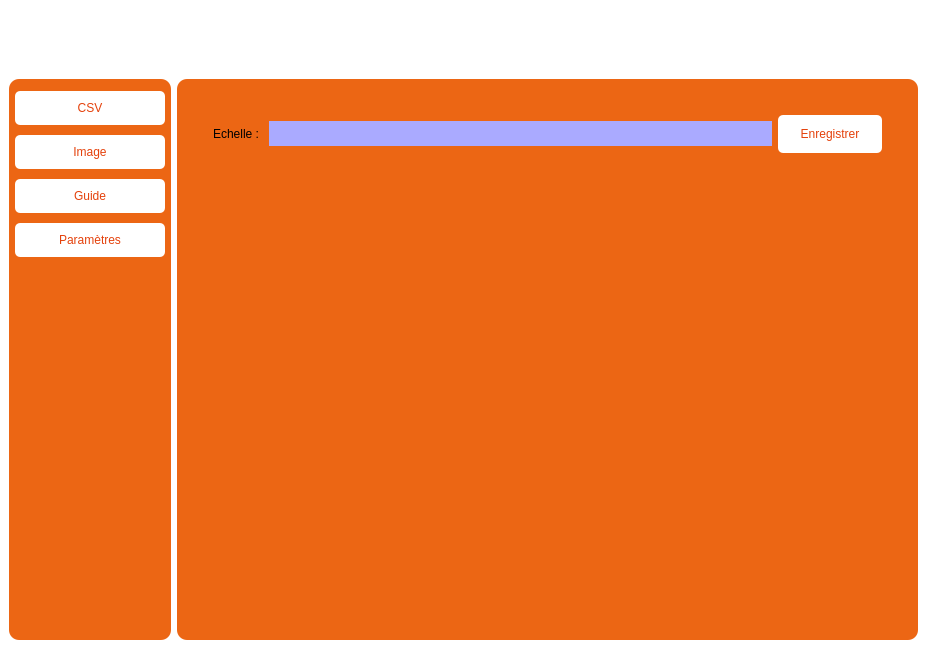
<?xml version="1.0" encoding="UTF-8"?>
<ui version="4.0">
 <class>MainWindow</class>
 <widget class="QMainWindow" name="MainWindow">
  <property name="geometry">
   <rect>
    <x>0</x>
    <y>0</y>
    <width>927</width>
    <height>649</height>
   </rect>
  </property>
  <property name="sizePolicy">
   <sizepolicy hsizetype="Preferred" vsizetype="Preferred">
    <horstretch>0</horstretch>
    <verstretch>0</verstretch>
   </sizepolicy>
  </property>
  <property name="sizeIncrement">
   <size>
    <width>0</width>
    <height>0</height>
   </size>
  </property>
  <property name="windowTitle">
   <string>MainWindow</string>
  </property>
  <property name="styleSheet">
   <string notr="true">alternate-background-color: rgb(255, 125, 11);</string>
  </property>
  <widget class="QWidget" name="centralwidget">
   <property name="styleSheet">
    <string notr="true">*{
	border: none;
	background-color: transparent;
	color: #000000;
}
#centralwidget{
	background-color: rgb(255, 255, 255);
}
#side_menu{
	background-color: rgb(236, 102, 20);
	border-radius: 10px;
}
.QPushButton{
	padding: 10px;
	background-color:  rgb(255, 255, 255);
	border-radius: 5px;
	color:  #E4410B;
}
.QPushButton:hover{
	background-color:  #EFEFF1;
	color: var(#EDEDF1);
}
#main_body{
	background-color: rgb(236, 102, 20);
	border-radius: 10px;
	color: #000000;
	
}
.QTableWidget {
    background-color: #f7f7f7; /* Couleur de fond */
    border: 1px solid #d1d1d1; /* Bordure */
    gridline-color: #d1d1d1; /* Couleur des lignes de grille */

    selection-background-color: #a6c9e2; /* Couleur de fond de la sélection */
    selection-color: #000000; /* Couleur du texte de la sélection */
}

.QTableWidget::item {
    padding: 5px; /* Espacement intérieur des cellules */
}

.QHeaderView::section {
    background-color: #f7f7f7; /* Couleur de fond de l'en-tête */
    border: 1px solid #d1d1d1; /* Bordure de l'en-tête */
    padding: 2px; /* Espacement intérieur de l'en-tête */
    font-weight: bold; /* Style de police de l'en-tête */
}

.QHeaderView::section:checked {
    background-color: #a6c9e2; /* Couleur de fond de la case cochée de l'en-tête */
}

.QTableWidget::horizontalHeader {
    border-bottom: 1px solid #d1d1d1; /* Bordure inférieure de l'en-tête horizontal */
}

.QTableWidget::verticalHeader {
    border-right: 1px solid #d1d1d1; /* Bordure droite de l'en-tête vertical */
}

.QTableWidget::item:selected {
    background-color: #a6c9e2; /* Couleur de fond des cellules sélectionnées */
    color: #000000; /* Couleur du texte des cellules sélectionnées */
}

#pushButton_10{
	background-color:#000000;
}

</string>
   </property>
   <layout class="QVBoxLayout" name="verticalLayout_3">
    <item>
     <widget class="QFrame" name="header">
      <property name="minimumSize">
       <size>
        <width>0</width>
        <height>56</height>
       </size>
      </property>
      <property name="maximumSize">
       <size>
        <width>16777215</width>
        <height>58</height>
       </size>
      </property>
      <property name="frameShape">
       <enum>QFrame::StyledPanel</enum>
      </property>
      <property name="frameShadow">
       <enum>QFrame::Raised</enum>
      </property>
      <layout class="QHBoxLayout" name="horizontalLayout_3">
       <property name="spacing">
        <number>0</number>
       </property>
       <property name="leftMargin">
        <number>0</number>
       </property>
       <property name="topMargin">
        <number>0</number>
       </property>
       <property name="rightMargin">
        <number>0</number>
       </property>
       <property name="bottomMargin">
        <number>0</number>
       </property>
       <item alignment="Qt::AlignLeft">
        <widget class="QFrame" name="frame">
         <property name="frameShape">
          <enum>QFrame::StyledPanel</enum>
         </property>
         <property name="frameShadow">
          <enum>QFrame::Raised</enum>
         </property>
         <layout class="QHBoxLayout" name="horizontalLayout_5">
          <property name="spacing">
           <number>0</number>
          </property>
          <property name="leftMargin">
           <number>0</number>
          </property>
          <property name="topMargin">
           <number>0</number>
          </property>
          <property name="rightMargin">
           <number>0</number>
          </property>
          <property name="bottomMargin">
           <number>0</number>
          </property>
          <item>
           <widget class="QLabel" name="label_3">
            <property name="maximumSize">
             <size>
              <width>305</width>
              <height>16777199</height>
             </size>
            </property>
            <property name="text">
             <string/>
            </property>
            <property name="pixmap">
             <pixmap resource="../res/resources.qrc">:/Image/Etex_Germany_Exteriors_Logo.jpg</pixmap>
            </property>
            <property name="scaledContents">
             <bool>true</bool>
            </property>
           </widget>
          </item>
         </layout>
        </widget>
       </item>
       <item>
        <widget class="QFrame" name="frame_3">
         <property name="frameShape">
          <enum>QFrame::StyledPanel</enum>
         </property>
         <property name="frameShadow">
          <enum>QFrame::Raised</enum>
         </property>
         <layout class="QHBoxLayout" name="horizontalLayout_4">
          <item>
           <widget class="QLabel" name="label">
            <property name="font">
             <font>
              <pointsize>15</pointsize>
              <bold>true</bold>
             </font>
            </property>
            <property name="text">
             <string/>
            </property>
            <property name="alignment">
             <set>Qt::AlignCenter</set>
            </property>
           </widget>
          </item>
         </layout>
        </widget>
       </item>
      </layout>
     </widget>
    </item>
    <item>
     <widget class="QFrame" name="frame_2">
      <property name="sizePolicy">
       <sizepolicy hsizetype="Preferred" vsizetype="Expanding">
        <horstretch>0</horstretch>
        <verstretch>0</verstretch>
       </sizepolicy>
      </property>
      <property name="frameShape">
       <enum>QFrame::StyledPanel</enum>
      </property>
      <property name="frameShadow">
       <enum>QFrame::Raised</enum>
      </property>
      <layout class="QHBoxLayout" name="horizontalLayout_2">
       <property name="spacing">
        <number>6</number>
       </property>
       <property name="leftMargin">
        <number>0</number>
       </property>
       <property name="topMargin">
        <number>8</number>
       </property>
       <property name="rightMargin">
        <number>0</number>
       </property>
       <property name="bottomMargin">
        <number>0</number>
       </property>
       <item>
        <widget class="QFrame" name="side_menu">
         <property name="frameShape">
          <enum>QFrame::StyledPanel</enum>
         </property>
         <property name="frameShadow">
          <enum>QFrame::Raised</enum>
         </property>
         <layout class="QVBoxLayout" name="verticalLayout_4" stretch="0">
          <property name="spacing">
           <number>6</number>
          </property>
          <property name="leftMargin">
           <number>6</number>
          </property>
          <property name="topMargin">
           <number>6</number>
          </property>
          <property name="rightMargin">
           <number>6</number>
          </property>
          <property name="bottomMargin">
           <number>6</number>
          </property>
          <item alignment="Qt::AlignTop">
           <widget class="QFrame" name="frame_4">
            <property name="minimumSize">
             <size>
              <width>150</width>
              <height>0</height>
             </size>
            </property>
            <property name="maximumSize">
             <size>
              <width>150</width>
              <height>16777215</height>
             </size>
            </property>
            <property name="frameShape">
             <enum>QFrame::StyledPanel</enum>
            </property>
            <property name="frameShadow">
             <enum>QFrame::Raised</enum>
            </property>
            <layout class="QVBoxLayout" name="verticalLayout_5">
             <property name="spacing">
              <number>10</number>
             </property>
             <property name="leftMargin">
              <number>0</number>
             </property>
             <property name="topMargin">
              <number>6</number>
             </property>
             <property name="rightMargin">
              <number>0</number>
             </property>
             <property name="bottomMargin">
              <number>0</number>
             </property>
             <item>
              <widget class="QPushButton" name="pushButton_3">
               <property name="cursor">
                <cursorShape>PointingHandCursor</cursorShape>
               </property>
               <property name="text">
                <string>CSV</string>
               </property>
              </widget>
             </item>
             <item>
              <widget class="QPushButton" name="pushButton_4">
               <property name="cursor">
                <cursorShape>PointingHandCursor</cursorShape>
               </property>
               <property name="text">
                <string>Image</string>
               </property>
              </widget>
             </item>
             <item>
              <widget class="QPushButton" name="pushButton_2">
               <property name="cursor">
                <cursorShape>PointingHandCursor</cursorShape>
               </property>
               <property name="text">
                <string>Guide</string>
               </property>
              </widget>
             </item>
             <item>
              <widget class="QPushButton" name="pushButton_5">
               <property name="cursor">
                <cursorShape>PointingHandCursor</cursorShape>
               </property>
               <property name="text">
                <string>Paramètres</string>
               </property>
              </widget>
             </item>
            </layout>
           </widget>
          </item>
         </layout>
        </widget>
       </item>
       <item>
        <widget class="QFrame" name="main_body">
         <property name="sizePolicy">
          <sizepolicy hsizetype="Expanding" vsizetype="Preferred">
           <horstretch>0</horstretch>
           <verstretch>0</verstretch>
          </sizepolicy>
         </property>
         <property name="frameShape">
          <enum>QFrame::StyledPanel</enum>
         </property>
         <property name="frameShadow">
          <enum>QFrame::Raised</enum>
         </property>
         <layout class="QHBoxLayout" name="horizontalLayout_6">
          <item>
           <widget class="QStackedWidget" name="stackedWidget">
            <property name="currentIndex">
             <number>3</number>
            </property>
            <widget class="QWidget" name="page_0">
             <layout class="QHBoxLayout" name="horizontalLayout_7">
              <item>
               <widget class="QFrame" name="frame_8">
                <property name="sizeIncrement">
                 <size>
                  <width>100</width>
                  <height>100</height>
                 </size>
                </property>
                <property name="baseSize">
                 <size>
                  <width>200</width>
                  <height>200</height>
                 </size>
                </property>
                <property name="frameShape">
                 <enum>QFrame::StyledPanel</enum>
                </property>
                <property name="frameShadow">
                 <enum>QFrame::Raised</enum>
                </property>
                <layout class="QFormLayout" name="formLayout">
                 <item row="0" column="0" colspan="2">
                  <widget class="QLabel" name="label_2">
                   <property name="minimumSize">
                    <size>
                     <width>200</width>
                     <height>200</height>
                    </size>
                   </property>
                   <property name="maximumSize">
                    <size>
                     <width>1000</width>
                     <height>1000</height>
                    </size>
                   </property>
                   <property name="sizeIncrement">
                    <size>
                     <width>10</width>
                     <height>10</height>
                    </size>
                   </property>
                   <property name="baseSize">
                    <size>
                     <width>200</width>
                     <height>200</height>
                    </size>
                   </property>
                   <property name="text">
                    <string/>
                   </property>
                   <property name="pixmap">
                    <pixmap resource="../res/resources.qrc">:/Image/fondAccueil.png</pixmap>
                   </property>
                   <property name="scaledContents">
                    <bool>true</bool>
                   </property>
                  </widget>
                 </item>
                </layout>
               </widget>
              </item>
             </layout>
            </widget>
            <widget class="QWidget" name="page_1">
             <layout class="QVBoxLayout" name="verticalLayout">
              <item>
               <layout class="QVBoxLayout" name="verticalLayout_8">
                <item>
                 <layout class="QHBoxLayout" name="horizontalLayout">
                  <item>
                   <layout class="QVBoxLayout" name="verticalLayout_9">
                    <item>
                     <widget class="QProgressBar" name="progressBar_2">
                      <property name="minimumSize">
                       <size>
                        <width>0</width>
                        <height>25</height>
                       </size>
                      </property>
                      <property name="value">
                       <number>0</number>
                      </property>
                      <property name="textVisible">
                       <bool>false</bool>
                      </property>
                     </widget>
                    </item>
                   </layout>
                  </item>
                  <item>
                   <widget class="QPushButton" name="importer_button">
                    <property name="cursor">
                     <cursorShape>PointingHandCursor</cursorShape>
                    </property>
                    <property name="text">
                     <string>Importer un tableau (.csv)</string>
                    </property>
                   </widget>
                  </item>
                  <item>
                   <widget class="QPushButton" name="pushButton_6">
                    <property name="cursor">
                     <cursorShape>PointingHandCursor</cursorShape>
                    </property>
                    <property name="text">
                     <string>Traiter</string>
                    </property>
                   </widget>
                  </item>
                 </layout>
                </item>
                <item>
                 <widget class="QTableWidget" name="tableWidget">
                  <property name="styleSheet">
                   <string notr="true"/>
                  </property>
                 </widget>
                </item>
               </layout>
              </item>
             </layout>
            </widget>
            <widget class="QWidget" name="page_3">
             <property name="sizeIncrement">
              <size>
               <width>0</width>
               <height>0</height>
              </size>
             </property>
             <property name="baseSize">
              <size>
               <width>0</width>
               <height>0</height>
              </size>
             </property>
             <layout class="QHBoxLayout" name="horizontalLayout_10">
              <item>
               <widget class="QFrame" name="frame_5">
                <property name="minimumSize">
                 <size>
                  <width>271</width>
                  <height>300</height>
                 </size>
                </property>
                <property name="sizeIncrement">
                 <size>
                  <width>0</width>
                  <height>0</height>
                 </size>
                </property>
                <property name="frameShape">
                 <enum>QFrame::StyledPanel</enum>
                </property>
                <property name="frameShadow">
                 <enum>QFrame::Raised</enum>
                </property>
                <layout class="QVBoxLayout" name="verticalLayout_6">
                 <item>
                  <widget class="QFrame" name="frame_6">
                   <property name="sizePolicy">
                    <sizepolicy hsizetype="Preferred" vsizetype="Preferred">
                     <horstretch>0</horstretch>
                     <verstretch>0</verstretch>
                    </sizepolicy>
                   </property>
                   <property name="minimumSize">
                    <size>
                     <width>582</width>
                     <height>60</height>
                    </size>
                   </property>
                   <property name="maximumSize">
                    <size>
                     <width>16777215</width>
                     <height>60</height>
                    </size>
                   </property>
                   <property name="sizeIncrement">
                    <size>
                     <width>0</width>
                     <height>0</height>
                    </size>
                   </property>
                   <property name="layoutDirection">
                    <enum>Qt::LeftToRight</enum>
                   </property>
                   <property name="autoFillBackground">
                    <bool>false</bool>
                   </property>
                   <property name="frameShape">
                    <enum>QFrame::StyledPanel</enum>
                   </property>
                   <property name="frameShadow">
                    <enum>QFrame::Raised</enum>
                   </property>
                   <layout class="QHBoxLayout" name="horizontalLayout_8">
                    <property name="leftMargin">
                     <number>0</number>
                    </property>
                    <item>
                     <widget class="QFrame" name="frame_7">
                      <property name="frameShape">
                       <enum>QFrame::StyledPanel</enum>
                      </property>
                      <property name="frameShadow">
                       <enum>QFrame::Raised</enum>
                      </property>
                      <layout class="QVBoxLayout" name="verticalLayout_7">
                       <item>
                        <widget class="QProgressBar" name="progressBar">
                         <property name="minimumSize">
                          <size>
                           <width>0</width>
                           <height>25</height>
                          </size>
                         </property>
                         <property name="font">
                          <font>
                           <pointsize>12</pointsize>
                           <bold>true</bold>
                           <kerning>true</kerning>
                          </font>
                         </property>
                         <property name="styleSheet">
                          <string notr="true"/>
                         </property>
                         <property name="value">
                          <number>0</number>
                         </property>
                         <property name="textVisible">
                          <bool>false</bool>
                         </property>
                         <property name="orientation">
                          <enum>Qt::Horizontal</enum>
                         </property>
                         <property name="invertedAppearance">
                          <bool>false</bool>
                         </property>
                        </widget>
                       </item>
                      </layout>
                     </widget>
                    </item>
                    <item>
                     <widget class="QPushButton" name="pushButton_9">
                      <property name="enabled">
                       <bool>true</bool>
                      </property>
                      <property name="sizePolicy">
                       <sizepolicy hsizetype="Preferred" vsizetype="Preferred">
                        <horstretch>0</horstretch>
                        <verstretch>0</verstretch>
                       </sizepolicy>
                      </property>
                      <property name="minimumSize">
                       <size>
                        <width>100</width>
                        <height>0</height>
                       </size>
                      </property>
                      <property name="maximumSize">
                       <size>
                        <width>120</width>
                        <height>43</height>
                       </size>
                      </property>
                      <property name="cursor">
                       <cursorShape>PointingHandCursor</cursorShape>
                      </property>
                      <property name="text">
                       <string>Insérer une image</string>
                      </property>
                     </widget>
                    </item>
                    <item>
                     <widget class="QPushButton" name="pushButton_8">
                      <property name="sizePolicy">
                       <sizepolicy hsizetype="Preferred" vsizetype="Preferred">
                        <horstretch>0</horstretch>
                        <verstretch>0</verstretch>
                       </sizepolicy>
                      </property>
                      <property name="minimumSize">
                       <size>
                        <width>100</width>
                        <height>0</height>
                       </size>
                      </property>
                      <property name="maximumSize">
                       <size>
                        <width>100</width>
                        <height>43</height>
                       </size>
                      </property>
                      <property name="cursor">
                       <cursorShape>PointingHandCursor</cursorShape>
                      </property>
                      <property name="text">
                       <string>Traiter</string>
                      </property>
                     </widget>
                    </item>
                   </layout>
                  </widget>
                 </item>
                 <item>
                  <widget class="QLabel" name="label_5">
                   <property name="sizePolicy">
                    <sizepolicy hsizetype="Preferred" vsizetype="Preferred">
                     <horstretch>0</horstretch>
                     <verstretch>0</verstretch>
                    </sizepolicy>
                   </property>
                   <property name="sizeIncrement">
                    <size>
                     <width>0</width>
                     <height>0</height>
                    </size>
                   </property>
                   <property name="text">
                    <string/>
                   </property>
                   <property name="pixmap">
                    <pixmap resource="../res/resources.qrc">:/Image/image.png</pixmap>
                   </property>
                   <property name="scaledContents">
                    <bool>false</bool>
                   </property>
                   <property name="alignment">
                    <set>Qt::AlignCenter</set>
                   </property>
                  </widget>
                 </item>
                </layout>
               </widget>
              </item>
             </layout>
            </widget>
            <widget class="QWidget" name="page_4">
             <layout class="QVBoxLayout" name="verticalLayout_13">
              <item>
               <widget class="QFrame" name="frame_11">
                <property name="frameShape">
                 <enum>QFrame::StyledPanel</enum>
                </property>
                <property name="frameShadow">
                 <enum>QFrame::Raised</enum>
                </property>
                <layout class="QVBoxLayout" name="verticalLayout_2">
                 <item alignment="Qt::AlignTop">
                  <widget class="QFrame" name="frame_12">
                   <property name="frameShape">
                    <enum>QFrame::StyledPanel</enum>
                   </property>
                   <property name="frameShadow">
                    <enum>QFrame::Raised</enum>
                   </property>
                   <layout class="QHBoxLayout" name="horizontalLayout_11">
                    <item>
                     <widget class="QLabel" name="label_7">
                      <property name="text">
                       <string>Echelle : </string>
                      </property>
                     </widget>
                    </item>
                    <item>
                     <widget class="QTextEdit" name="textEdit">
                      <property name="maximumSize">
                       <size>
                        <width>16777215</width>
                        <height>25</height>
                       </size>
                      </property>
                      <property name="styleSheet">
                       <string notr="true">background-color: rgb(170, 170, 255);</string>
                      </property>
                     </widget>
                    </item>
                    <item>
                     <widget class="QPushButton" name="pushButton">
                      <property name="minimumSize">
                       <size>
                        <width>104</width>
                        <height>38</height>
                       </size>
                      </property>
                      <property name="text">
                       <string>Enregistrer</string>
                      </property>
                     </widget>
                    </item>
                   </layout>
                  </widget>
                 </item>
                 <item>
                  <widget class="QLabel" name="label_6">
                   <property name="enabled">
                    <bool>false</bool>
                   </property>
                   <property name="text">
                    <string/>
                   </property>
                   <property name="scaledContents">
                    <bool>true</bool>
                   </property>
                  </widget>
                 </item>
                </layout>
               </widget>
              </item>
             </layout>
            </widget>
            <widget class="QWidget" name="page_5">
             <property name="minimumSize">
              <size>
               <width>614</width>
               <height>475</height>
              </size>
             </property>
            </widget>
            <widget class="QWidget" name="page_6">
             <layout class="QVBoxLayout" name="verticalLayout_11">
              <item>
               <layout class="QHBoxLayout" name="horizontalLayout_9">
                <item>
                 <widget class="QFrame" name="frame_9">
                  <property name="frameShape">
                   <enum>QFrame::StyledPanel</enum>
                  </property>
                  <property name="frameShadow">
                   <enum>QFrame::Raised</enum>
                  </property>
                  <layout class="QVBoxLayout" name="verticalLayout_10">
                   <item alignment="Qt::AlignHCenter">
                    <widget class="QLabel" name="label_4">
                     <property name="maximumSize">
                      <size>
                       <width>16777215</width>
                       <height>24</height>
                      </size>
                     </property>
                     <property name="font">
                      <font>
                       <pointsize>11</pointsize>
                       <bold>true</bold>
                      </font>
                     </property>
                     <property name="layoutDirection">
                      <enum>Qt::LeftToRight</enum>
                     </property>
                     <property name="text">
                      <string>Image </string>
                     </property>
                    </widget>
                   </item>
                   <item>
                    <widget class="QLabel" name="label_12">
                     <property name="text">
                      <string/>
                     </property>
                     <property name="pixmap">
                      <pixmap resource="../res/resources.qrc">:/Image/no-image.jpg</pixmap>
                     </property>
                     <property name="scaledContents">
                      <bool>false</bool>
                     </property>
                    </widget>
                   </item>
                  </layout>
                 </widget>
                </item>
                <item>
                 <widget class="QFrame" name="frame_10">
                  <property name="frameShape">
                   <enum>QFrame::StyledPanel</enum>
                  </property>
                  <property name="frameShadow">
                   <enum>QFrame::Raised</enum>
                  </property>
                  <layout class="QVBoxLayout" name="verticalLayout_12">
                   <item alignment="Qt::AlignHCenter|Qt::AlignVCenter">
                    <widget class="QLabel" name="label_11">
                     <property name="font">
                      <font>
                       <pointsize>11</pointsize>
                       <bold>true</bold>
                      </font>
                     </property>
                     <property name="text">
                      <string>Tableau</string>
                     </property>
                    </widget>
                   </item>
                   <item>
                    <widget class="QTableWidget" name="tableWidget_3"/>
                   </item>
                  </layout>
                 </widget>
                </item>
               </layout>
              </item>
             </layout>
            </widget>
           </widget>
          </item>
         </layout>
        </widget>
       </item>
      </layout>
     </widget>
    </item>
   </layout>
  </widget>
 </widget>
 <resources>
  <include location="../res/resources.qrc"/>
 </resources>
 <connections/>
</ui>
